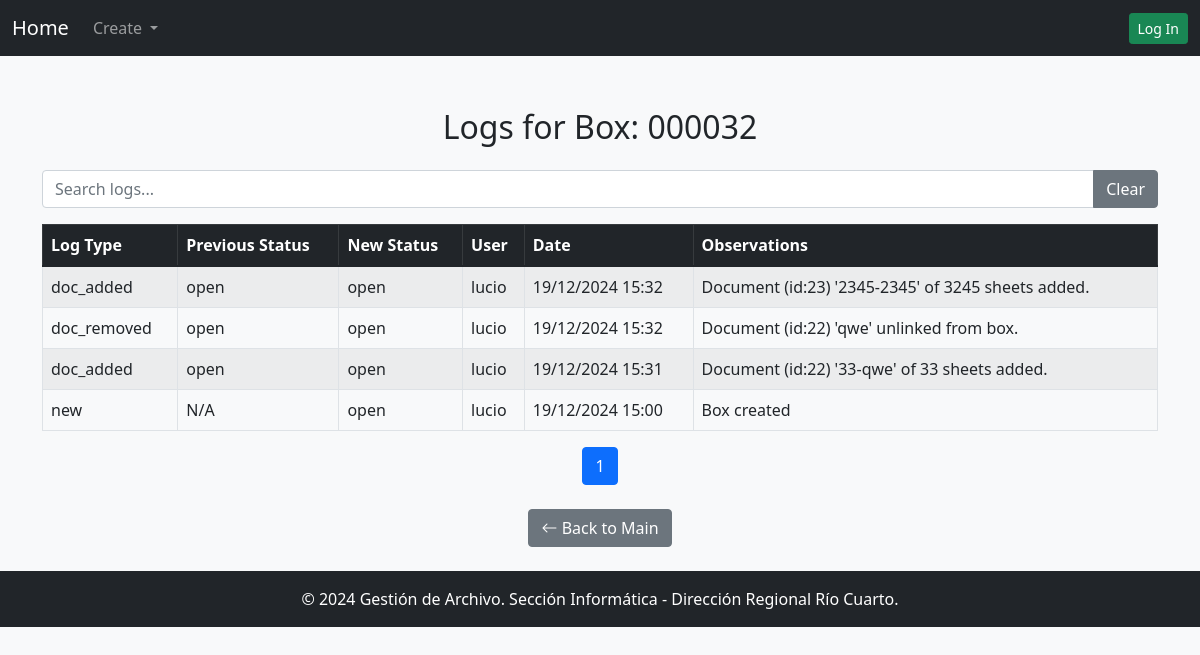
Page /box/32/logs/ on the committed database.
### gestion_archivo_app/models.py (models this page shows, shortened)
class Box(models.Model):
    STATUS_CHOICES = [
        ('open', 'Open'),
        ('closed', 'Closed'),
        ('waiting_close', 'Waiting for Close'),
        ('waiting_archive', 'Waiting for Archive'),
        ('accepted_archive', 'Accepted by Archive Responsible'),
        ('archived', 'In Archive'),
    ]
    name = models.CharField(max_length = 10, primary_key=False, verbose_name="Box Name", null=False, blank=False, unique=True)
    box_type = models.ForeignKey(BoxType, on_delete=models.PROTECT, related_name="boxes")
    description = models.TextField(blank=True, null=True, verbose_name="Box Description")
    user = models.ForeignKey(settings.AUTH_USER_MODEL, on_delete=models.PROTECT, related_name="boxes")
    area = models.ForeignKey(Area, on_delete=models.PROTECT, related_name="boxes")
    status = models.CharField(max_length=32, choices=STATUS_CHOICES, default='open')
    id = models.AutoField(primary_key=True, verbose_name="Box ID")  # Auto-incremental ID
    creation_date = models.DateTimeField(auto_now_add=True, verbose_name="Creation Date")
    update_date =  models.DateTimeField(auto_now=True)
    close_date = models.DateTimeField(blank=True, null=True, default=None, verbose_name="Close Date")
    destruction_year = models.PositiveSmallIntegerField(
        choices=[(0,'Never')] + [(year, str(year)) for year in range(get_current_year(), get_current_year() + 500)],
        verbose_name="Destruction Year"
    )
    current_area = models.ForeignKey(Area, on_delete=models.PROTECT, related_name="current_boxes", verbose_name="Current Area")
    total_sheets = models.PositiveIntegerField(default=0)

class BoxLog(models.Model):
    LOG_TYPE_CHOICES = [
        ('new', 'New Box'),
        ('change_area', 'Change of Area'),
        ('doc_added', 'Document Added'),
        ('doc_removed', 'Document Removed'),
        ('doc_edited', 'Document Edited'),
        ('status_change', "Status Changed"),
        ('area_change', 'Area Changed'),
    ]
    log_type = models.CharField(max_length=20, choices=LOG_TYPE_CHOICES)
    box = models.ForeignKey("Box", on_delete=models.CASCADE, related_name="logs")
    area_origin = models.ForeignKey("Area", on_delete=models.CASCADE, null=True, blank=True, related_name="origin_logs")
    area_destination = models.ForeignKey("Area", on_delete=models.CASCADE, null=True, blank=True, related_name="destination_logs")
    doc_added = models.ForeignKey("Documentation", on_delete=models.SET_NULL, null=True, blank=True, related_name="logs_added")
    doc_removed = models.ForeignKey("Documentation", on_delete=models.SET_NULL, null=True, blank=True, related_name="logs_removed")
    previous_status = models.CharField(max_length=50, null=False, blank=False)
    new_status = models.CharField(max_length=50, null=False, blank=False)
    observations = models.TextField(blank=True, null=True)
    user = models.ForeignKey(User, on_delete=models.CASCADE)
    user_area = models.ForeignKey("Area", on_delete=models.PROTECT, related_name="user_logs")
    log_date = models.DateTimeField(auto_now_add=True)

class User(AbstractUser):
    ROLE_CHOICES = [
        ('user', 'User'),
        ('manager', 'Manager'),
        ('archive_responsible', 'Archive Responsible'),
        ('admin', 'System Administrator')
    ]
    role = models.CharField(max_length=32, choices=ROLE_CHOICES)
    area = models.ForeignKey('Area', on_delete=models.PROTECT, verbose_name="User Area")
    deposit = models.ForeignKey(
        'Area',
        on_delete=models.PROTECT,
        default=get_default_archive,
        verbose_name="Archive",
        related_name='deposits'
    )
    objects = UserManager()
    USERNAME_FIELD = 'username'
    REQUIRED_FIELDS = ['first_name', 'last_name', 'role']

### gestion_archivo_app/views.py (the view)
# urls.py: path('box/<int:box_id>/logs/', box_logs, name='box_logs'),
def box_logs(request, box_id):
    box = get_object_or_404(Box, id=box_id)
    logs = BoxLog.objects.filter(box=box).order_by('-log_date')
    context = {
        'box': box,
        'logs': logs,
    }
    return render(request, 'box_logs.html', context)

### gestion_archivo_app/context_processors.py (called while the page is built)
def system_config(request):
    try:
        pagination_limit = int(SystemConfigKeyValues.objects.get(key="pagination_limit").value)
    except SystemConfigKeyValues.DoesNotExist:
        pagination_limit = 10  # Valor por defecto
    try:
        default_archive_code = SystemConfigKeyValues.objects.get(key="default_archive_code").value
    except SystemConfigKeyValues.DoesNotExist:
        default_archive_code = "AADE_ARCHIVE"  # Valor por defecto
    try:
        config_name_org = SystemConfigKeyValues.objects.get(key="config_name_org").value
    except SystemConfigKeyValues.DoesNotExist:
        config_name_org = "Define config_name_org"  # Valor por defecto
    return {
        "pagination_limit": pagination_limit,
        "default_archive_code": default_archive_code,
        "config_name_org": config_name_org
    }

### gestion_archivo_app/templates/box_logs.html (shortened to what this page needs)
{% extends 'base.html' %}
{% load static %}
{% block content %}
<div class="container mt-5">
    <h2 class="text-center mb-4">Logs for Box: {{ box.name }}</h2>
    <div class="mb-3">
        <div class="input-group">
            <input type="text" id="searchInputId" class="form-control" placeholder="Search logs...">
            <button type="button" class="btn btn-secondary" onclick="clearSearch()">Clear</button>
        </div>
    </div>
    <table class="table table-bordered table-striped mt-3" id="tableId">
        <thead class="table-dark">
            <tr>
                <th onclick="sortTable(0)">Log Type </th>
                <th onclick="sortTable(1)">Previous Status </th>
                <th onclick="sortTable(2)">New Status </th>
                <th onclick="sortTable(3)">User </th>
                <th onclick="sortTable(4)">Date </th>
                <th onclick="sortTable(5)">Observations </th>
            </tr>
        </thead>
        <tbody id="tableBodyId">
            {% for log in logs %}
            <tr>
                <td>{{ log.log_type }}</td>
                <td>{{ log.previous_status }}</td>
                <td>{{ log.new_status }}</td>
                <td>{{ log.user.username }}</td>
                <td>{{ log.log_date|date:"d/m/Y H:i" }}</td>
                <td>{{ log.observations }}</td>
            </tr>
            {% empty %}
            <tr>
                <td colspan="6" class="text-center">No logs found for this box.</td>
            </tr>
            {% endfor %}
        </tbody>
    </table>
    <nav class="mt-3">
        <ul class="pagination justify-content-center" id="tableBodyIdPagination">
        </ul>
    </nav>
    <div class="text-center mt-4">
        <a href="{% url 'main' %}" class="btn btn-secondary">
            <i class="bi bi-arrow-left"></i> Back to Main
        </a>
    </div>
</div>
{% endblock %}

### gestion_archivo_app/templates/base.html (style rules this page uses)
html { scroll-behavior:auto; }

### rows in the picture
Box: name "000032"
BoxLog: log_type "doc_added", previous_status "open", new_status "open", user.username "lucio", log_date "19/12/2024 15:32", observations "Document (id:23) '2345-2345' of 3245 sheets added."
BoxLog: log_type "doc_removed", previous_status "open", new_status "open", user.username "lucio", log_date "19/12/2024 15:32", observations "Document (id:22) 'qwe' unlinked from box."
BoxLog: log_type "doc_added", previous_status "open", new_status "open", user.username "lucio", log_date "19/12/2024 15:31", observations "Document (id:22) '33-qwe' of 33 sheets added."
BoxLog: log_type "new", previous_status "N/A", new_status "open", user.username "lucio", log_date "19/12/2024 15:00", observations "Box created"
